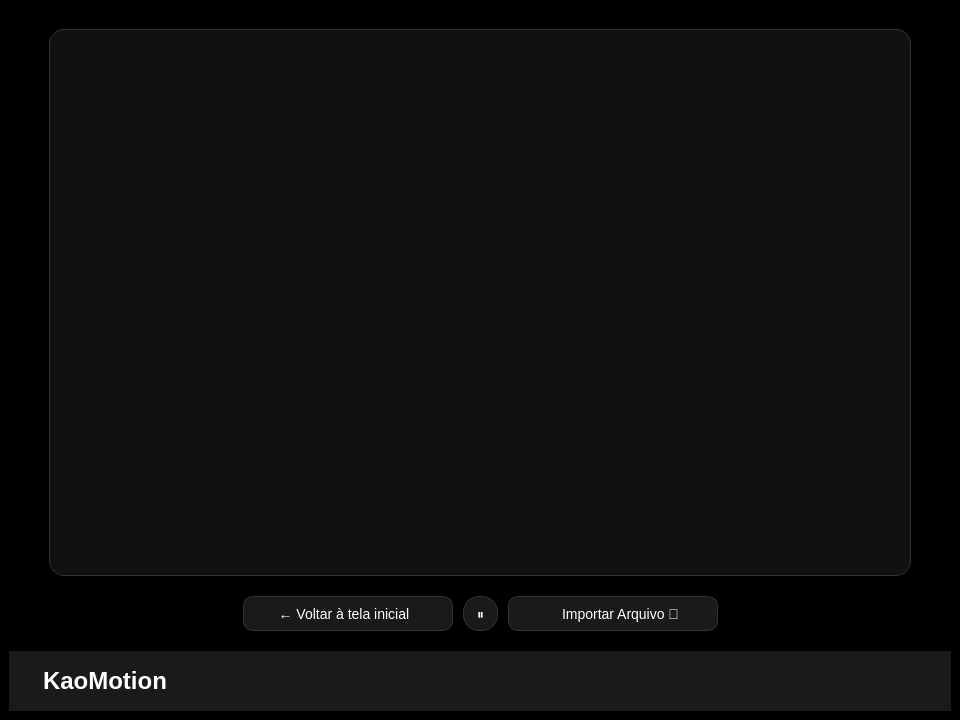
<?xml version="1.0" encoding="UTF-8"?>
<ui version="4.0">
 <class>MainWindow</class>
 <widget class="QMainWindow" name="MainWindow">
  <property name="geometry">
   <rect>
    <x>0</x>
    <y>0</y>
    <width>960</width>
    <height>720</height>
   </rect>
  </property>
  <property name="windowTitle">
   <string>KaoMotion - Detecção</string>
  </property>
  <property name="styleSheet">
   <string notr="true">
    background-color: #000000;
    font-family: 'Inter', sans-serif;
   </string>
  </property>
  <widget class="QWidget" name="centralwidget">
   <layout class="QVBoxLayout" name="mainVerticalLayout">
    <property name="spacing">
     <number>10</number>
    </property>
    <item>
     <spacer name="verticalSpacer">
      <property name="orientation">
       <enum>Qt::Orientation::Vertical</enum>
      </property>
      <property name="sizeType">
       <enum>QSizePolicy::Policy::Fixed</enum>
      </property>
      <property name="sizeHint" stdset="0">
       <size>
        <width>20</width>
        <height>20</height>
       </size>
      </property>
     </spacer>
    </item>
    <item>
     <layout class="QHBoxLayout" name="topLayout">
      <item>
       <layout class="QHBoxLayout" name="contentLayout">
        <property name="spacing">
         <number>0</number>
        </property>
        <item>
         <spacer name="horizontalSpacer">
          <property name="orientation">
           <enum>Qt::Orientation::Horizontal</enum>
          </property>
          <property name="sizeType">
           <enum>QSizePolicy::Policy::Fixed</enum>
          </property>
          <property name="sizeHint" stdset="0">
           <size>
            <width>40</width>
            <height>20</height>
           </size>
          </property>
         </spacer>
        </item>
        <item>
         <layout class="QVBoxLayout" name="verticalLayout_camera">
          <item>
           <widget class="QLabel" name="viewArquivo">
            <property name="sizePolicy">
             <sizepolicy hsizetype="Expanding" vsizetype="MinimumExpanding">
              <horstretch>0</horstretch>
              <verstretch>0</verstretch>
             </sizepolicy>
            </property>
            <property name="minimumSize">
             <size>
              <width>256</width>
              <height>144</height>
             </size>
            </property>
            <property name="styleSheet">
             <string notr="true">
          background-color: #111;
          border: 1px solid #333;
          border-radius: 15px;
          </string>
            </property>
            <property name="scaledContents">
             <bool>false</bool>
            </property>
            <property name="alignment">
             <set>Qt::AlignmentFlag::AlignCenter</set>
            </property>
           </widget>
          </item>
          <item>
           <spacer name="verticalSpacer_3">
            <property name="orientation">
             <enum>Qt::Orientation::Vertical</enum>
            </property>
            <property name="sizeType">
             <enum>QSizePolicy::Policy::Fixed</enum>
            </property>
            <property name="sizeHint" stdset="0">
             <size>
              <width>20</width>
              <height>20</height>
             </size>
            </property>
           </spacer>
          </item>
          <item>
           <layout class="QHBoxLayout" name="horizontalLayout">
            <item alignment="Qt::AlignmentFlag::AlignRight|Qt::AlignmentFlag::AlignVCenter">
             <widget class="QPushButton" name="btnVoltarTela">
              <property name="sizePolicy">
               <sizepolicy hsizetype="Fixed" vsizetype="Fixed">
                <horstretch>0</horstretch>
                <verstretch>0</verstretch>
               </sizepolicy>
              </property>
              <property name="minimumSize">
               <size>
                <width>210</width>
                <height>35</height>
               </size>
              </property>
              <property name="layoutDirection">
               <enum>Qt::LayoutDirection::LeftToRight</enum>
              </property>
              <property name="styleSheet">
               <string notr="true">
            QPushButton {
                background-color: #1a1a1a;
                color: white;
                border: 1px solid #333;
                border-radius: 10px;
                font-size: 14px;
                text-align: center;
                padding-left: 15px;
            }

            QPushButton:hover {
               	border: 1px solid #666666;
					background-color: #111111;
            }

			QPushButton:disabled {
					background-color: #d3d3d3; 
					color: #a0a0a0;            
					border: 1px solid #c0c0c0; 
}</string>
              </property>
              <property name="text">
               <string>← Voltar à tela inicial      </string>
              </property>
             </widget>
            </item>
            <item>
             <spacer name="horizontalSpacer_3">
              <property name="orientation">
               <enum>Qt::Orientation::Horizontal</enum>
              </property>
              <property name="sizeType">
               <enum>QSizePolicy::Policy::Fixed</enum>
              </property>
              <property name="sizeHint" stdset="0">
               <size>
                <width>10</width>
                <height>20</height>
               </size>
              </property>
             </spacer>
            </item>
            <item>
             <widget class="QPushButton" name="btnControleVideo">
              <property name="sizePolicy">
               <sizepolicy hsizetype="Fixed" vsizetype="Fixed">
                <horstretch>0</horstretch>
                <verstretch>0</verstretch>
               </sizepolicy>
              </property>
              <property name="minimumSize">
               <size>
                <width>35</width>
                <height>35</height>
               </size>
              </property>
              <property name="maximumSize">
               <size>
                <width>35</width>
                <height>35</height>
               </size>
              </property>
              <property name="toolTip">
               <string>Pausar video</string>
              </property>
              <property name="layoutDirection">
               <enum>Qt::LayoutDirection::LeftToRight</enum>
              </property>
              <property name="styleSheet">
               <string notr="true">
            QPushButton {
                background-color: #1a1a1a;
                color: white;
                border: 1px solid #333;
                border-radius: 16px;
                font-size: 14px;
                text-align: center;
                padding-left: 0px;
            }

            QPushButton:hover {
               	border: 1px solid #666666;
					background-color: #111111;
            }

			QPushButton:disabled {
					background-color: #d3d3d3; 
					color: #a0a0a0;            
					border: 1px solid #c0c0c0; 
}</string>
              </property>
              <property name="text">
               <string>⏸</string>
              </property>
             </widget>
            </item>
            <item>
             <spacer name="horizontalSpacer_2">
              <property name="orientation">
               <enum>Qt::Orientation::Horizontal</enum>
              </property>
              <property name="sizeType">
               <enum>QSizePolicy::Policy::Fixed</enum>
              </property>
              <property name="sizeHint" stdset="0">
               <size>
                <width>10</width>
                <height>20</height>
               </size>
              </property>
             </spacer>
            </item>
            <item alignment="Qt::AlignmentFlag::AlignLeft|Qt::AlignmentFlag::AlignVCenter">
             <widget class="QPushButton" name="btnSelecArquivo">
              <property name="sizePolicy">
               <sizepolicy hsizetype="Fixed" vsizetype="Fixed">
                <horstretch>0</horstretch>
                <verstretch>0</verstretch>
               </sizepolicy>
              </property>
              <property name="minimumSize">
               <size>
                <width>210</width>
                <height>35</height>
               </size>
              </property>
              <property name="styleSheet">
               <string notr="true">
            QPushButton {
                background-color: #1a1a1a;
                color: white;
                border: 1px solid #333;
                border-radius: 10px;
                font-size: 14px;
                text-align: center;
                padding-left: 15px;
            }

            QPushButton:hover {
               	border: 1px solid #666666;
					background-color: #111111
            }

			QPushButton:disabled {
					background-color: #d3d3d3; 
					color: #a0a0a0;            
					border: 1px solid #c0c0c0; 
}</string>
              </property>
              <property name="text">
               <string>Importar Arquivo 📄</string>
              </property>
             </widget>
            </item>
           </layout>
          </item>
         </layout>
        </item>
        <item>
         <spacer name="horizontalSpacer_5">
          <property name="orientation">
           <enum>Qt::Orientation::Horizontal</enum>
          </property>
          <property name="sizeType">
           <enum>QSizePolicy::Policy::Fixed</enum>
          </property>
          <property name="sizeHint" stdset="0">
           <size>
            <width>40</width>
            <height>20</height>
           </size>
          </property>
         </spacer>
        </item>
       </layout>
      </item>
     </layout>
    </item>
    <item>
     <spacer name="verticalSpacer_2">
      <property name="orientation">
       <enum>Qt::Orientation::Vertical</enum>
      </property>
      <property name="sizeType">
       <enum>QSizePolicy::Policy::Fixed</enum>
      </property>
      <property name="sizeHint" stdset="0">
       <size>
        <width>20</width>
        <height>10</height>
       </size>
      </property>
     </spacer>
    </item>
    <item>
     <widget class="QFrame" name="footerLayout_2">
      <property name="sizePolicy">
       <sizepolicy hsizetype="MinimumExpanding" vsizetype="Fixed">
        <horstretch>0</horstretch>
        <verstretch>0</verstretch>
       </sizepolicy>
      </property>
      <property name="minimumSize">
       <size>
        <width>0</width>
        <height>60</height>
       </size>
      </property>
      <property name="styleSheet">
       <string notr="true">QFrame {
    background-color: #1a1a1a;
}</string>
      </property>
      <layout class="QHBoxLayout" name="footerLayout">
       <item>
        <spacer name="horizontalSpacer_4">
         <property name="orientation">
          <enum>Qt::Orientation::Horizontal</enum>
         </property>
         <property name="sizeType">
          <enum>QSizePolicy::Policy::Fixed</enum>
         </property>
         <property name="sizeHint" stdset="0">
          <size>
           <width>25</width>
           <height>20</height>
          </size>
         </property>
        </spacer>
       </item>
       <item alignment="Qt::AlignmentFlag::AlignLeft|Qt::AlignmentFlag::AlignVCenter">
        <widget class="QLabel" name="labelKao">
         <property name="styleSheet">
          <string notr="true">
          color: white;
          font-size: 24px;
          font-weight: bold;
         </string>
         </property>
         <property name="text">
          <string>KaoMotion</string>
         </property>
        </widget>
       </item>
      </layout>
     </widget>
    </item>
   </layout>
  </widget>
 </widget>
 <resources/>
 <connections/>
</ui>
